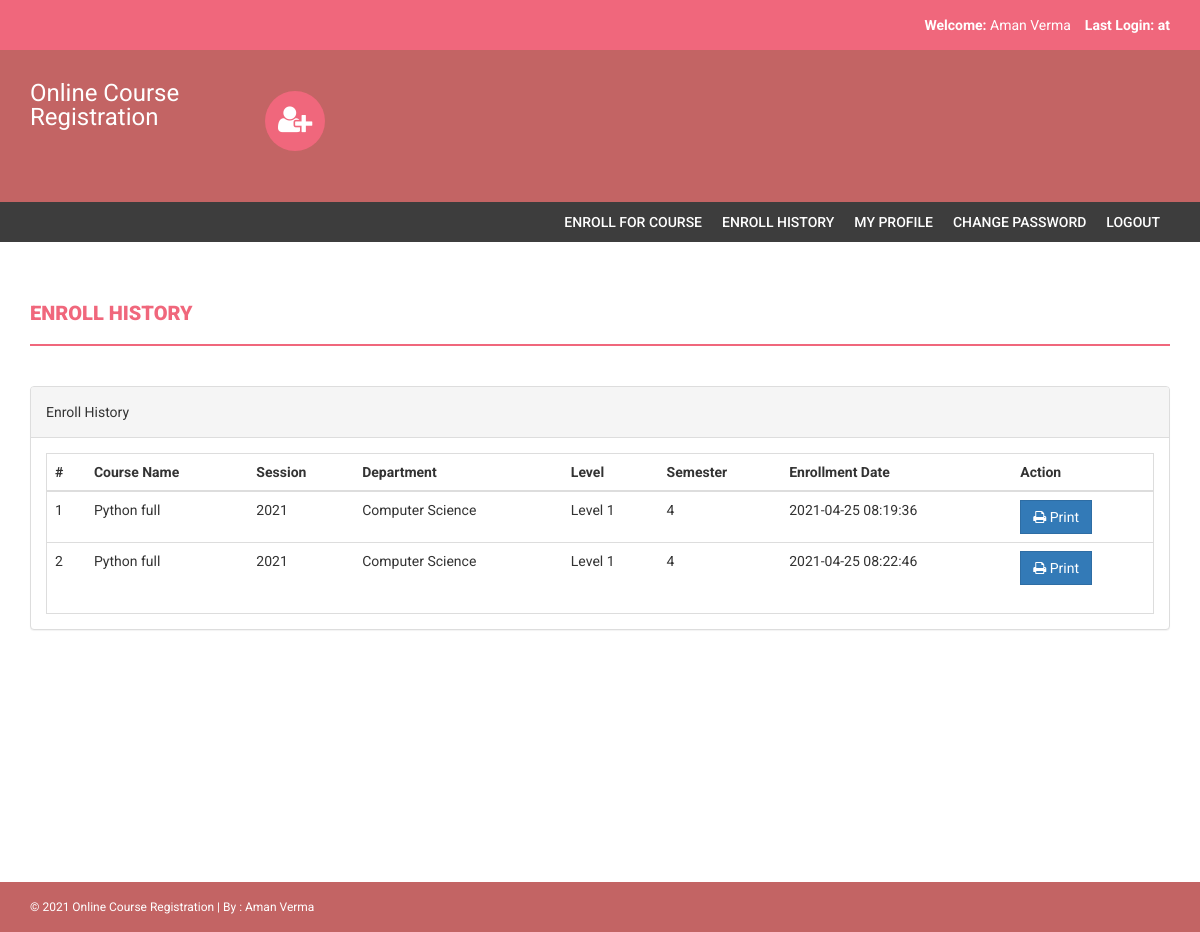
The page /enroll-history.php (signed in) on the database its author committed.
### tables this page shows
CREATE TABLE `courseenrolls` (
  `id` int(11) NOT NULL,
  `studentRegno` varchar(255) DEFAULT NULL,
  `pincode` varchar(255) DEFAULT NULL,
  `session` int(11) DEFAULT NULL,
  `department` int(11) DEFAULT NULL,
  `level` int(11) DEFAULT NULL,
  `semester` int(11) DEFAULT NULL,
  `course` int(11) DEFAULT NULL,
  `enrollDate` timestamp NULL DEFAULT current_timestamp()
);

CREATE TABLE `course` (
  `id` int(11) NOT NULL,
  `courseCode` varchar(255) DEFAULT NULL,
  `courseName` varchar(255) DEFAULT NULL,
  `courseUnit` varchar(255) DEFAULT NULL,
  `noofSeats` int(11) DEFAULT NULL,
  `creationDate` timestamp NULL DEFAULT current_timestamp(),
  `updationDate` varchar(255) DEFAULT NULL
);

CREATE TABLE `session` (
  `id` int(11) NOT NULL,
  `session` varchar(255) DEFAULT NULL,
  `creationDate` timestamp NULL DEFAULT current_timestamp()
);

CREATE TABLE `department` (
  `id` int(11) NOT NULL,
  `department` varchar(255) DEFAULT NULL,
  `creationDate` timestamp NULL DEFAULT current_timestamp()
);

CREATE TABLE `level` (
  `id` int(11) NOT NULL,
  `level` varchar(255) DEFAULT NULL,
  `creationDate` timestamp NULL DEFAULT current_timestamp()
);

CREATE TABLE `semester` (
  `id` int(11) NOT NULL,
  `semester` varchar(255) DEFAULT NULL,
  `creationDate` timestamp NULL DEFAULT current_timestamp(),
  `updationDate` varchar(255) DEFAULT NULL
);

### enroll-history.php (the view, shortened to what this page needs)
<?php
if(strlen($_SESSION['login'])==0)
    {
header('location:index.php');
}
else{
?>
<!DOCTYPE html>
<html xmlns="http://www.w3.org/1999/xhtml">
<head>
    <link href="assets/css/bootstrap.css" rel="stylesheet" />
    <link href="assets/css/font-awesome.css" rel="stylesheet" />
    <link href="assets/css/style.css" rel="stylesheet" />
</head>
<body>
<?php include('includes/header.php');?>
<?php if($_SESSION['login']!="")
{
 include('includes/menubar.php');
}
 ?>
    <div class="content-wrapper">
        <div class="container">
              <div class="row">
                    <div class="col-md-12">
                        <h1 class="page-head-line">Enroll History  </h1>
                    </div>
                </div>
                <div class="row" >
                <div class="col-md-12">
                    <div class="panel panel-default">
                        <div class="panel-heading">
                           Enroll History
                        </div>
                        <div class="panel-body">
                            <div class="table-responsive table-bordered">
                                <table class="table">
                                    <thead>
                                        <tr>
                                            <th>#</th>
                                            <th>Course Name </th>
                                            <th>Session </th>
                                            <th> Department</th>
                                             <th>Level</th>
                                                <th>Semester</th>
                                             <th>Enrollment Date</th>
                                             <th>Action</th>
                                        </tr>
                                    </thead>
                                    <tbody>
<?php
$sql=mysqli_query($con,"select courseenrolls.course as cid, course.courseName as courname,session.session as session,department.department as dept,level.level as level,courseenrolls.enrollDate as edate ,semester.semester as sem from courseenrolls join course on course.id=courseenrolls.course join session on session.id=courseenrolls.session join department on department.id=courseenrolls.department join level on level.id=courseenrolls.level  join semester on semester.id=courseenrolls.semester  where courseenrolls.studentRegno='".$_SESSION['login']."'");
$cnt=1;
while($row=mysqli_fetch_array($sql))
{
?>
                                        <tr>
                                            <td><?php echo $cnt;?></td>
                                            <td><?php echo htmlentities($row['courname']);?></td>
                                            <td><?php echo htmlentities($row['session']);?></td>
                                            <td><?php echo htmlentities($row['dept']);?></td>
                                            <td><?php echo htmlentities($row['level']);?></td>
                                            <td><?php echo htmlentities($row['sem']);?></td>
                                             <td><?php echo htmlentities($row['edate']);?></td>
                                            <td>
                                            <a href="print.php?id=<?php echo $row['cid']?>" target="_blank">
<button class="btn btn-primary"><i class="fa fa-print "></i> Print</button> </a>
                                            </td>
                                        </tr>
<?php
$cnt++;
} ?>
                                    </tbody>
                                </table>
                            </div>
                        </div>
                    </div>
                </div>
            </div>
        </div>
    </div>
  <?php include('includes/footer.php');?>
</body>
</html>
<?php } ?>

### includes/header.php (shortened to what this page needs)
<?php
include("includes/config.php");
?>
<?php if($_SESSION['login']!="")
{?>
<header>
        <div class="container">
            <div class="row">
                <div class="col-md-12">
                    <strong>Welcome: </strong><?php echo htmlentities($_SESSION['sname']);?>
                    <strong>Last Login:<?php
        $ret=mysqli_query($con,"SELECT  * from userlog where studentRegno='".$_SESSION['login']."' order by id desc limit 1,1");
                    $row=mysqli_fetch_array($ret);
                    echo $row['userip']; ?> at <?php echo $row['loginTime'];?></strong>
                </div>
            </div>
        </div>
    </header>
    <?php } ?>
    <div class="navbar navbar-inverse set-radius-zero">
        <div class="container">
            <div class="navbar-header">
                <a class="navbar-brand" href="#" style="color:#fff; font-size:24px;4px; line-height:24px; ">
                   Online Course Registration
                </a>
            </div>
            <div class="left-div">
                <i class="fa fa-user-plus login-icon" ></i>
        </div>
            </div>
        </div>

### includes/menubar.php
<section class="menu-section">
        <div class="container">
            <div class="row">
                <div class="col-md-12">
                    <div class="navbar-collapse collapse ">
                        <ul id="menu-top" class="nav navbar-nav navbar-right">
                             <li><a href="pincode-verification.php">Enroll for Course </a></li>
                             <li><a href="enroll-history.php">Enroll History  </a></li>
                              <li><a href="my-profile.php">My Profile</a></li>
                               <li><a href="change-password.php">Change Password</a></li>
                            <li><a href="logout.php">Logout</a></li>
                        </ul>
                    </div>
                </div>
            </div>
        </div>
    </section>

### includes/footer.php
<footer>
        <div class="container">
            <div class="row">
                <div class="col-md-12">
                    &copy; 2021 Online Course Registration | By : <a href="https://www.linkedin.com/in/aman-verma-b7051a149/" target="_blank">Aman Verma</a>
                </div>
            </div>
        </div>
    </footer>

### assets/css/style.css (style rules this page uses)
body { font-family: 'Roboto', sans-serif; line-height: 30px; }
.set-radius-zero { border-radius: 0px; -moz-border-radius: 0px; -webkit-border-radius: 0px; }
.content-wrapper { margin-top: 40px; min-height: 600px; padding-bottom: 60px; }
.page-head-line { font-weight: 900; padding-bottom: 20px; border-bottom: 2px solid #F0677C; text-transform: uppercase; color: #F0677C; font-size: 20px; margin-bottom: 40px; }
.btn { border-radius: 0px; -webkit-border-radius: 0px; -moz-border-radius: 0px; }
.login-icon { height: 60px; width: 60px; padding: 13px; border-radius: 50%; font-size: 30px; margin-bottom: 20px; color: #fff; text-align: center; cursor:pointer; background-color:#F0677C; -webkit-border-radius:50%; -moz-border-radius:50%; }
header { background-color: #F0677C; color: #fff; padding: 10px; text-align: right; }
.left-div { padding-left: 30px; margin-top: 40px; margin-bottom: 30px; }
.navbar-brand { width: 250px; padding-top: 30px; }
.menu-section { background-color: #3D3D3D; }
#menu-top a { color: #FFF; text-decoration: none; font-weight: 500; padding: 10px 10px 10px 10px; text-transform: uppercase; }
.navbar-inverse { background-color: #C36464; border-color: transparent; }
.navbar { margin-bottom: 0px; }
footer { padding: 10px; color: #fff; font-size: 12px; background-color: #C36464; }
footer a, footer a:hover { color: #fff; text-decoration: none; }

### rows shown on the page
courseenrolls: course.courseName "Python full", session.session "2021", department.department "Computer Science", level.level "Level 1", semester.semester "4", enrollDate "2021-04-25 08:19:36"
courseenrolls: course.courseName "Python full", session.session "2021", department.department "Computer Science", level.level "Level 1", semester.semester "4", enrollDate "2021-04-25 08:22:46"

### other values the page prints
$_SESSION['sname'] "Aman Verma"
